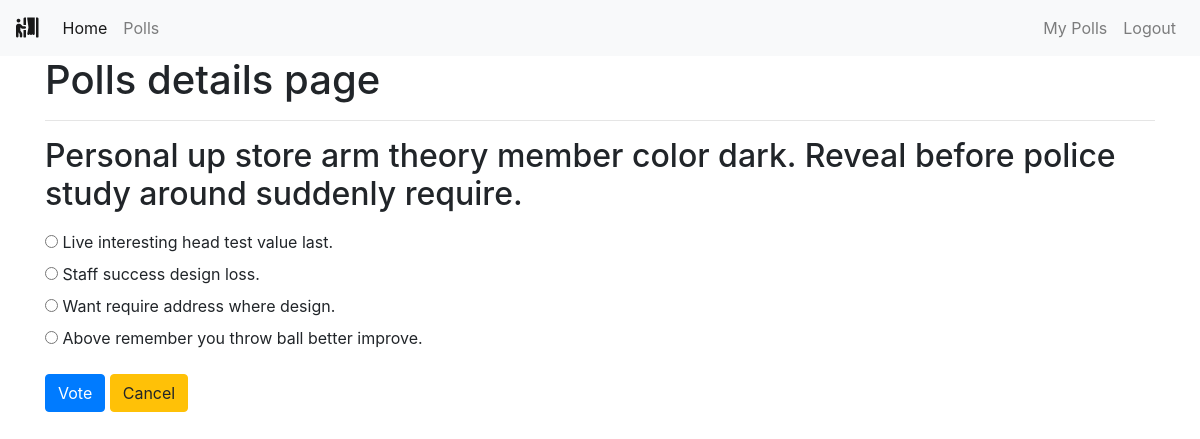
/polls/1/ (signed in), run on the app's committed database.
### polls/models.py (models this page shows, shortened)
class Poll(models.Model):
    owner = models.ForeignKey(User, on_delete=models.CASCADE)
    text = models.TextField()
    pub_date = models.DateTimeField(default=timezone.now)
    active = models.BooleanField(default=True)
    def __str__(self):
        return self.text

class Choice(models.Model):
    poll = models.ForeignKey(Poll, on_delete=models.CASCADE)
    choice_text = models.CharField(max_length=255)

### polls/views.py (the view)
# urls.py: path('<int:poll_id>/', views.poll_detail, name='detail'),
def poll_detail(request, poll_id):
    poll = get_object_or_404(Poll, id=poll_id)
    if not poll.active:
        return render(request, 'polls/poll_result.html', {'poll': poll})
    loop_count = poll.choice_set.count()
    context = {
        'poll': poll,
        'loop_time': range(0, loop_count),
    }
    return render(request, 'polls/poll_detail.html', context)

### polls/templates/polls/poll_detail.html (shortened to what this page needs)
{% extends 'base.html' %}
{% block content %}
<div class="container">
    <h1>Polls details page</h1>
    <hr>
    <h2 class="mt-3 mb-3">{{ poll }}</h2>
    <form action="{% url 'polls:vote' poll.id %}" method="POST">
        {% for choice in poll.choice_set.all %}
        <input type="radio" name="choice" id="choice{{ forloop.counter }}" value="{{ choice.id }}">
        <label for="choice{{ forloop.counter }}">{{ choice.choice_text }}</label>
        <br>
        {% endfor %}
        <input type="submit" value="Vote" class="btn btn-primary mt-3">
        <a class="btn btn-warning mt-3" href="{% url 'polls:list' %}" role="button">Cancel</a>
    </form>
</div>
{% endblock content %}

### data on the page
Poll: text "Personal up store arm theory member color dark. Reveal before police study around suddenly require."
Choice: choice_text "Live interesting head test value last."
Choice: choice_text "Staff success design loss."
Choice: choice_text "Want require address where design."
Choice: choice_text "Above remember you throw ball better improve."
